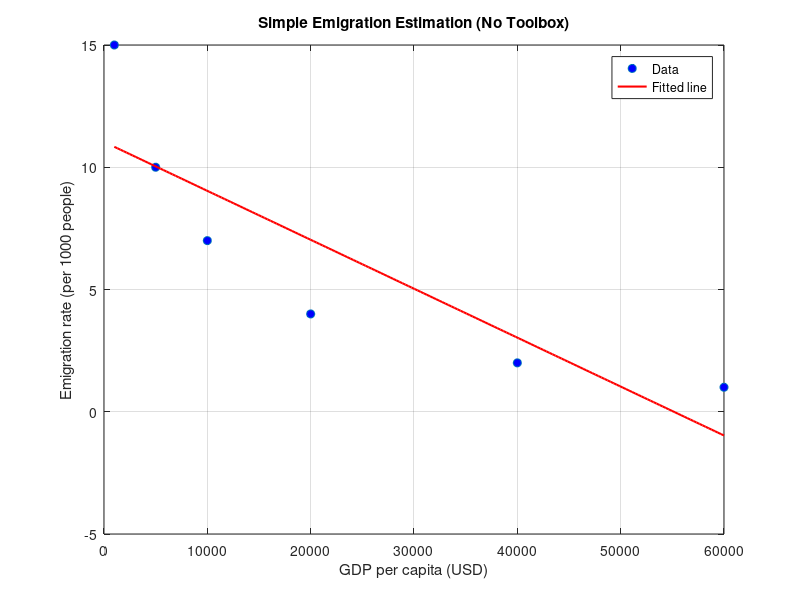

MATLAB code for this plot:
clc;

clear;

GDP = [1000; 5000; 10000; 20000; 40000; 60000];
Emigration = [15; 10; 7; 4; 2; 1];

GDP = GDP(:); Emigration = Emigration(:);
X = [ones(size(GDP)) GDP];
beta = X \ Emigration;


disp('Intercept and slope:');
disp(beta.');

x = input('Enter GDP per capita (USD): ');
y_pred = beta(1) + beta(2)*x;
fprintf('Estimated emigration rate: %.2f per 1000 inhabitants\n', y_pred);

figure;
plot(GDP, Emigration, 'o', 'MarkerFaceColor', 'b'); hold on;
x_line = linspace(min(GDP), max(GDP), 200).';
y_line = beta(1) + beta(2)*x_line;
plot(x_line, y_line, 'r-', 'LineWidth', 1.5);
xlabel('GDP per capita (USD)');
ylabel('Emigration rate (per 1000 people)');
title('Simple Emigration Estimation (No Toolbox)');
legend('Data', 'Fitted line');
grid on;
